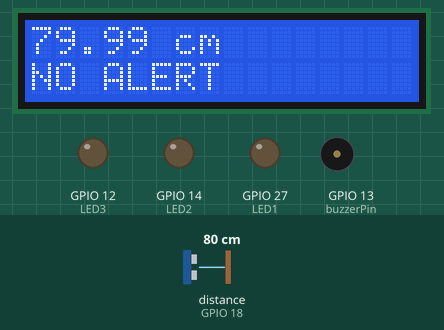
This sketch was run on a simulated ESP32. Parts: 16×2 character LCD, output pins drawn as LEDs (lit = HIGH), buzzer (waves = sounding, pin HIGH). Wiring (inferred from the names in the program): ultrasonic range finder: trigger GPIO 5; echo GPIO 18. Dashed ring = blinking. The test bench sets the inputs (shaded band); at power-on: distance to the obstacle (sensor on GPIO 18) 80 cm. The echo pulse lasts 58.3 µs per cm; WiFi joins after 1.5 s; servers stay silent unless stated; pins used as bus, display or sensor lines are not drawn; what the sketch prints to the serial monitor is not drawn.

Above: at 3.2 s.
3.3 s: distance to the obstacle (sensor on GPIO 18) set to 17 cm
At 4.3 s:
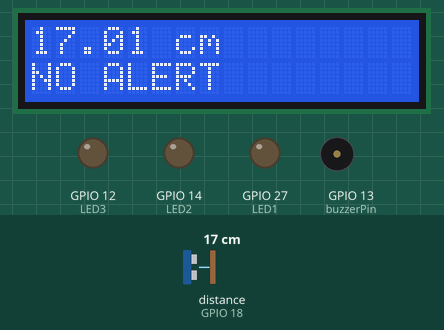
5.1 s: distance to the obstacle (sensor on GPIO 18) set to 13 cm
At 5.38 s:
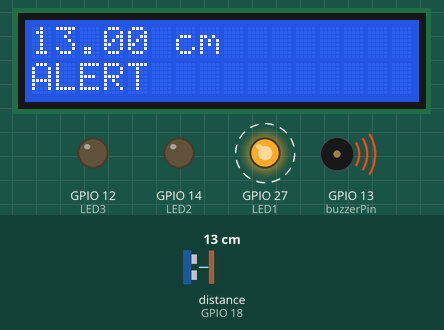
8.2 s: distance to the obstacle (sensor on GPIO 18) set to 9 cm
At 8.61 s:
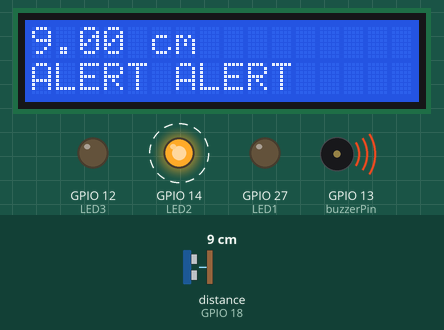
11.3 s: distance to the obstacle (sensor on GPIO 18) set to 6 cm
At 12.0 s:
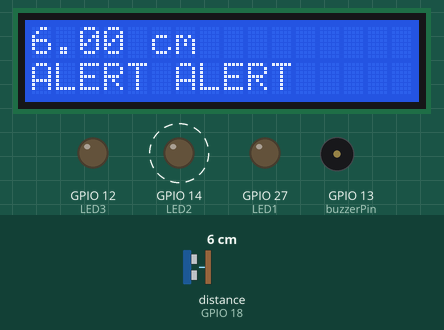
12.8 s: distance to the obstacle (sensor on GPIO 18) set to 3 cm
At 12.92 s:
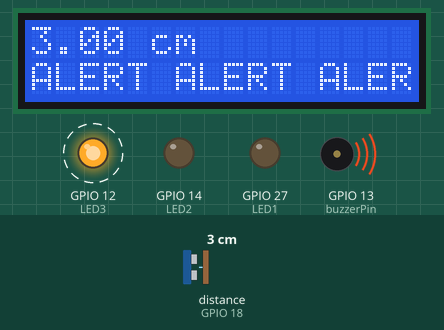
15.1 s: distance to the obstacle (sensor on GPIO 18) set to 250 cm
At 15.1 s:
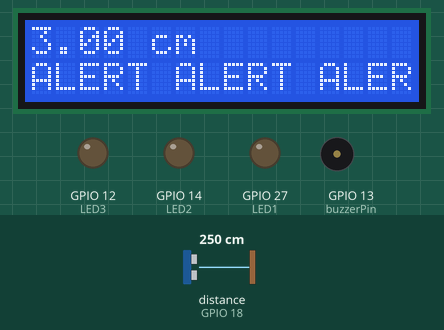
Timing chart, 0 to 18.1 s (numbered marks = the images above; inputs shaded):
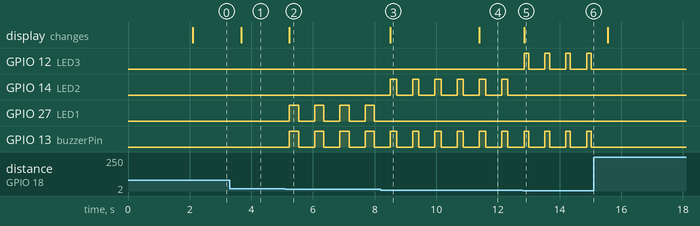

The sketch:

ESP32_SONAR.ino
```cpp
// Include necessary libraries and header file

#include <WiFi.h>
#include <WebServer.h>
#include <ESPmDNS.h>
#include <Wire.h>
#include <LiquidCrystal_I2C.h>
#include "index.h" // Include the index.h file containing your HTML content

const char* ssid = "Your_WiFi_SSID";
const char* password = "Your_WiFi_Password";
const unsigned long wifiConnectTimeout = 5000; //waits 5 seconds till timeout

WebServer server(80); //default HTTP port

//initializing LCD display and pin definations
LiquidCrystal_I2C lcd(0x27, 16, 2);
const int trigPin = 5;
const int echoPin = 18;
const int buzzerPin = 13;
const int LED1 = 27; //G
const int LED2 = 14; //Y
const int LED3 = 12; //R

void setup(void) {
  Serial.begin(115200);
  lcd.init();
  lcd.backlight();
  lcd.setCursor(0, 0);
  lcd.print("ESP32 & Sonar");

  pinMode(trigPin, OUTPUT);
  pinMode(echoPin, INPUT);
  pinMode(buzzerPin, OUTPUT);
  pinMode(LED1, OUTPUT);
  pinMode(LED2, OUTPUT);
  pinMode(LED3, OUTPUT);


  WiFi.mode(WIFI_STA);
  WiFi.begin(ssid, password);
  Serial.println("");

  unsigned long startTime = millis();

  while (WiFi.status() != WL_CONNECTED) {
    delay(1000);
    Serial.print(".");
    if (millis() - startTime > wifiConnectTimeout) {
      Serial.println("Failed to connect to Wi-Fi within the timeout. Continuing without Wi-Fi.");
      break; // Exit the loop and continue without Wi-Fi
    }
  }

  Serial.println("");
  Serial.print("Connected to ");
  Serial.println(ssid);
  Serial.print("IP address: ");
  Serial.println(WiFi.localIP());

  if (MDNS.begin("esp32")) { //Initializes mDNS (Multicast DNS) with the ESP32's hostname as "esp32"
    Serial.println("MDNS responder started");
  }
  server.on("/", HTTP_GET, handleRoot);
  server.on("/api", HTTP_GET, handleAPI); // Define the API endpoint
  server.begin();
}

void loop(void) {

  // Code to run continuously
  float distanceCm = readSonarDistance();

  // Handle incoming web requests
  server.handleClient();
  delay(500);
}

// Function to calculate the color bar width based on distance
int calculateWidthAndColor(float distanceCm) {
  const float totalWidthCm = 400.0;
  float widthPercentage = (distanceCm / totalWidthCm) * 100.0;
  int clampedWidthPercentage = constrain(widthPercentage, 0, 100);   // Ensure the width percentage is between 0% and 100%

  int color;  // Determine the color based on the distance
  if (distanceCm >= 0 && distanceCm <= 5) {
    color = 0xFF0000;
  } else if (distanceCm > 5 && distanceCm <= 10) {
    color = 0xFFFF00;
  } else if (distanceCm > 10 && distanceCm <= 15) {
    color = 0x00FF00;
  } else if (distanceCm > 15 && distanceCm <= 400) {
    color = 0x0000FF;
  }
  return clampedWidthPercentage;
}

// Function to handle the root (HTML page)
void handleRoot() {
  float distanceCm = readSonarDistance();

  String alertMessage;

  if (distanceCm > 10 && distanceCm <= 15) {
    alertMessage = "ALERT";
  } else if (distanceCm > 5 && distanceCm <= 10) {
     alertMessage = "ALERT ALERT";
  } else if (distanceCm > 0 && distanceCm <= 5) {
    alertMessage = "ALERT ALERT ALERT";
  } else {
    alertMessage = "NO ALERT";
  }

  int widthPercentage = calculateWidthAndColor(distanceCm);   // Calculate the width percentage and color based on distance

  String htmlContent = HTML_PAGE; // Copy the HTML template

  // Replace placeholders in HTML template with actual values
  htmlContent.replace("{DISTANCE_CM}", String(distanceCm, 2));
  htmlContent.replace("{DISTANCE_INCH}", String(distanceCm / 2.54, 2));
  htmlContent.replace("{DISTANCE_METER}", String(distanceCm / 100, 2));
  htmlContent.replace("{ALERT_MESSAGE}", alertMessage);
  htmlContent.replace("{ALERT_COLOR}", (widthPercentage == 0) ? "#6614B4" : "green");

  server.send(200, "text/html", htmlContent);   // Send the HTML response to the client

}

// Function to handle the API request
void handleAPI() {
  float distanceCm = readSonarDistance();
  int colorBarWidth = calculateWidthAndColor(distanceCm); // Implement this function to calculate color bar width.

  // Create JSON data to send as the API response
  String jsonData = "{\"distance_cm\":" + String(distanceCm, 2) + ",\"color_bar_width\":" + String(colorBarWidth) + "}";
  // Set headers for Cross-Origin Resource Sharing (CORS)
  server.sendHeader("Access-Control-Allow-Origin", "*"); // Allow requests from any origin
  server.sendHeader("Access-Control-Max-Age", "10000");
  // Send the JSON response to the client
  server.send(200, "application/json", jsonData);
}

// Function to read the sonar distance
float readSonarDistance() {
  digitalWrite(trigPin, LOW);
  delayMicroseconds(5);
  digitalWrite(trigPin, HIGH);
  delayMicroseconds(10);
  digitalWrite(trigPin, LOW);

  float duration = pulseIn(echoPin, HIGH);
  float distanceCm = duration * 0.0343 / 2.0;

  Serial.print("Distance: ");
  Serial.print(distanceCm);
  Serial.println(" cm");

  lcd.clear();
  lcd.setCursor(0, 0);
  lcd.print(distanceCm);
  lcd.print(" cm");

  digitalWrite(LED1, LOW);
  digitalWrite(LED2, LOW);
  digitalWrite(LED3, LOW);
  digitalWrite(buzzerPin, LOW);

  if (distanceCm>15 && distanceCm<=400) {
    lcd.setCursor(0, 1);
    lcd.print("NO ALERT");
  } else if (distanceCm > 10 && distanceCm <= 15) {
      lcd.setCursor(0, 1);
      lcd.print("ALERT");
      Serial.println("ALERT");
      digitalWrite(LED1, HIGH);
      digitalWrite(buzzerPin, HIGH);
      delay(300);
      digitalWrite(LED1, LOW);
      digitalWrite(buzzerPin, LOW);
  } else if (distanceCm > 5 && distanceCm <= 10) {
      lcd.setCursor(0, 1);
      lcd.print("ALERT ALERT");
      Serial.println("ALERT ALERT");
      digitalWrite(LED2, HIGH);
      digitalWrite(buzzerPin, HIGH);
      delay(200);
      digitalWrite(LED2, LOW);
      digitalWrite(buzzerPin, LOW);
  } else if (distanceCm > 0 && distanceCm <= 5) {
      lcd.setCursor(0, 1);
      lcd.print("ALERT ALERT ALERT");
      Serial.println("ALERT ALERT ALERT");
      digitalWrite(LED3, HIGH);
      digitalWrite(buzzerPin, HIGH);
      delay(150);
      digitalWrite(LED3, LOW);
      digitalWrite(buzzerPin, LOW);
  }
      return distanceCm;
  }
```

index.h
```cpp
String HTML_PAGE = R"=====(
<!DOCTYPE html>
<html lang="en">
<head>
    <meta charset="UTF-8">
    <meta name="viewport" content="width=device-width, initial-scale=1.0">
    <meta http-equiv="refresh" content="300"> <!-- Refresh the page every 5 minutes -->
    <title>ESP32 Sonar Server</title>
    <style>
        /* Your CSS styles here */
        body {
            font-family: Courier New, monospace;
            background-color: #f2f2f2;
        }

        @keyframes colorChange {
            /* CSS animation for background color change */
            0% {
                background-color: #5F2B8F;
                border-color: #97329B;
            }
            50% {
                background-color: #009498;
                border-color: #009498;
            }
            100% {
                background-color: #97329B;
                border-color: #28CDD2;
            }
        }

        header {
            /* Styling for the header section */
            background-color: #5D0AAB;
            color: #fff;
            text-align: center;
            padding: 3rem;
            animation: colorChange 10s infinite alternate; /* Apply background color animation */
            border: 6px solid #28CDD2;
        }

        main {
            /* Styling for the main content */
            padding: 6rem;
            text-align: center;
        }

        .color-bar-container {
            /* Container for the color-changing bar */
            width: 100%;
            height: 20px;
            position: relative;
        }

        .color-bar {
            /* Color-changing bar inside the container */
            height: 100%;
            position: absolute;
            top: 0;
            left: 0;
            transition: width 0.5s ease-in-out; /* Animate width changes */
            width: 0%; /* Initially set to 0 width */
        }

        .distance-display {
            /* Styling for the distance display section */
            font-size: 15px;
            margin-top: 60px;
            position: relative;
        }

        .neon-sign {
            /* Neon sign styling for alerts */
            font-size: 24px;
            color: #FF0000; /* Red color */
            text-align: center;
            margin-top: 50px;
            text-transform: uppercase;
            font-weight: bold;
            animation: neonBlink 1s infinite alternate; /* Apply neon blinking animation */
            position: absolute;
            left: 50%;
            transform: translateX(-50%);
            display: none; /* Initially hidden */
        }

        @keyframes neonBlink {
            /* CSS animation for neon blinking effect */
            from {
                opacity: 1;
            }
            to {
                opacity: 0.5;
            }
        }
    </style>
</head>
<body>
    <header>
        <h1>ESP32 Sonar Server</h1>
        <p>Real-time Sonar Data</p>
    </header>
    <main>
        <!-- Color-changing bar and distance display -->
        <div class="color-bar-container">
            <div class="color-bar" style="background-color: #6614B4;"></div>
        </div>
        <div class="distance-display">
            Distance:
            <span id="distanceCm">0.00 cm</span>  |
            <span id="distanceInch">0.00 inch</span> |
            <span id="distanceMeter">0.00 meter</span>
            <div class="neon-sign">No Alert</div>
        </div>
    </main>

    <script>
        // Function to calculate the color and width of the color bar based on distance
        function calculateWidthAndColor(distanceCm) {
            // Define the total width in centimeters (400 cm)
            const totalWidthCm = 400.0;

            // Calculate the width percentage
            const widthPercentage = (distanceCm / totalWidthCm) * 100;

            // Determine the color based on the distance
            let color;
            if (distanceCm >= 0 && distanceCm <= 5) {
                color = 'red';
            } else if (distanceCm > 5 && distanceCm <= 10) {
                color = 'yellow';
            } else if (distanceCm > 10 && distanceCm <= 15) {
                color = 'green';
            } else if (distanceCm > 15 && distanceCm <= 400) {
                color = 'blue';
            }
            // Ensure the width percentage is between 0% and 100%
            const clampedWidthPercentage = Math.min(Math.max(widthPercentage, 0), 100);
            // Return both the width percentage and the color
            return { widthPercentage: clampedWidthPercentage, color };
        }

        // Function to get color based on width
        function getColorForWidth(width) {
            if (width >= 0 && width <= 1.25) {
                return '#D32408';
            } else if (width > 1.5 && width <= 2.50) {
                return '#DAC228';
            } else if (width > 2.50 && width <= 3.75) {
                return '#08A850';
            } else if (width > 3.75 && width <= 100) {
                return '#781798';
            } else {
                return '#781798';
            }
        }

        // Function to get alert message based on distance
        function getAlertMessage(distanceCm) {
            if (distanceCm <= 5) {
                return "ALERT ALERT ALERT";
            } else if (distanceCm <= 10) {
                return "ALERT ALERT";
            } else if (distanceCm <= 15) {
                return "ALERT";
            } else {
                return "No Alert";
            }
        }

        // Function to update data from the server
        function updateData() {
            var xhttp = new XMLHttpRequest();
            xhttp.onreadystatechange = function () {
                if (this.readyState == 4 && this.status == 200) {
                    var data = JSON.parse(this.responseText);
                    console.log("Received data:", data);

                    // Update the distance values
                    document.getElementById('distanceCm').textContent = data.distance_cm.toFixed(2) + ' cm';
                    document.getElementById('distanceMeter').textContent = (data.distance_cm / 100).toFixed(2) + ' meter';
                    document.getElementById('distanceInch').textContent = (data.distance_cm / 2.54).toFixed(2) + ' inch';

                    // Calculate the color bar width based on the distance
                    var colorBarWidth = calculateWidthAndColor(data.distance_cm);

                    // Update the color bar width
                    var colorBar = document.querySelector('.color-bar');
                    console.log('Received color_bar_width:', data.color_bar_width);
                    colorBar.style.width = data.color_bar_width + '%';
                    colorBar.style.backgroundColor = getColorForWidth(colorBarWidth.widthPercentage);

                    // Check if there's an alert signal from ESP32 and display the neon sign accordingly
                    var alertMessage = getAlertMessage(data.distance_cm);
                    var neonSign = document.querySelector('.neon-sign');

                    if (alertMessage !== "No Alert") {
                        // Display the alert message and show the neon sign
                        neonSign.style.display = 'block';
                        neonSign.textContent = alertMessage;
                    } else {
                        // Hide the neon sign if no alert
                        neonSign.style.display = 'none';
                    }
                }
            };
            xhttp.open('GET', '/api', true); // Replace '/api' with the actual API endpoint
            xhttp.send();
        }

        // Initial data update
        updateData();

        // Set up periodic data refresh
        setInterval(updateData, 1000); // Refresh data every 1 second
    </script>
</body>
</html>
)=====";
```

Measured:
- the behaviour switches between 15 and 14 cm on distance to the obstacle (sensor on GPIO 18) (found by bisection; images 1 and 2)
- the behaviour switches between 11 and 10 cm on distance to the obstacle (sensor on GPIO 18) (found by bisection; images 2 and 3)
- the behaviour switches between 5 and 4 cm on distance to the obstacle (sensor on GPIO 18) (found by bisection; images 4 and 5)
- after the input at 3.3 s, the display: changes after 0.37 s (image 1)
- after the input at 5.1 s, GPIO 27 (LED1), GPIO 13 (buzzerPin): alternates HIGH for 0.30 s and LOW for 0.52 s, starting after 0.13 s; the display: changes after 0.13 s (image 2)
- after the input at 8.2 s, GPIO 14 (LED2): alternates HIGH for 0.20 s and LOW for 0.52 s, starting after 0.31 s; GPIO 27 (LED1): stops changing and stays LOW; the display: changes after 0.31 s (image 3)
- after the input at 11.3 s, the display: changes after 0.10 s (image 4)
- after the input at 12.8 s, GPIO 12 (LED3): alternates HIGH for 0.15 s and LOW for 0.53 s, starting after 0.05 s; GPIO 14 (LED2): stops changing and stays LOW; the display: changes after 0.05 s (image 5)
- after the input at 15.1 s, GPIO 12 (LED3), GPIO 13 (buzzerPin): stops changing and stays LOW
